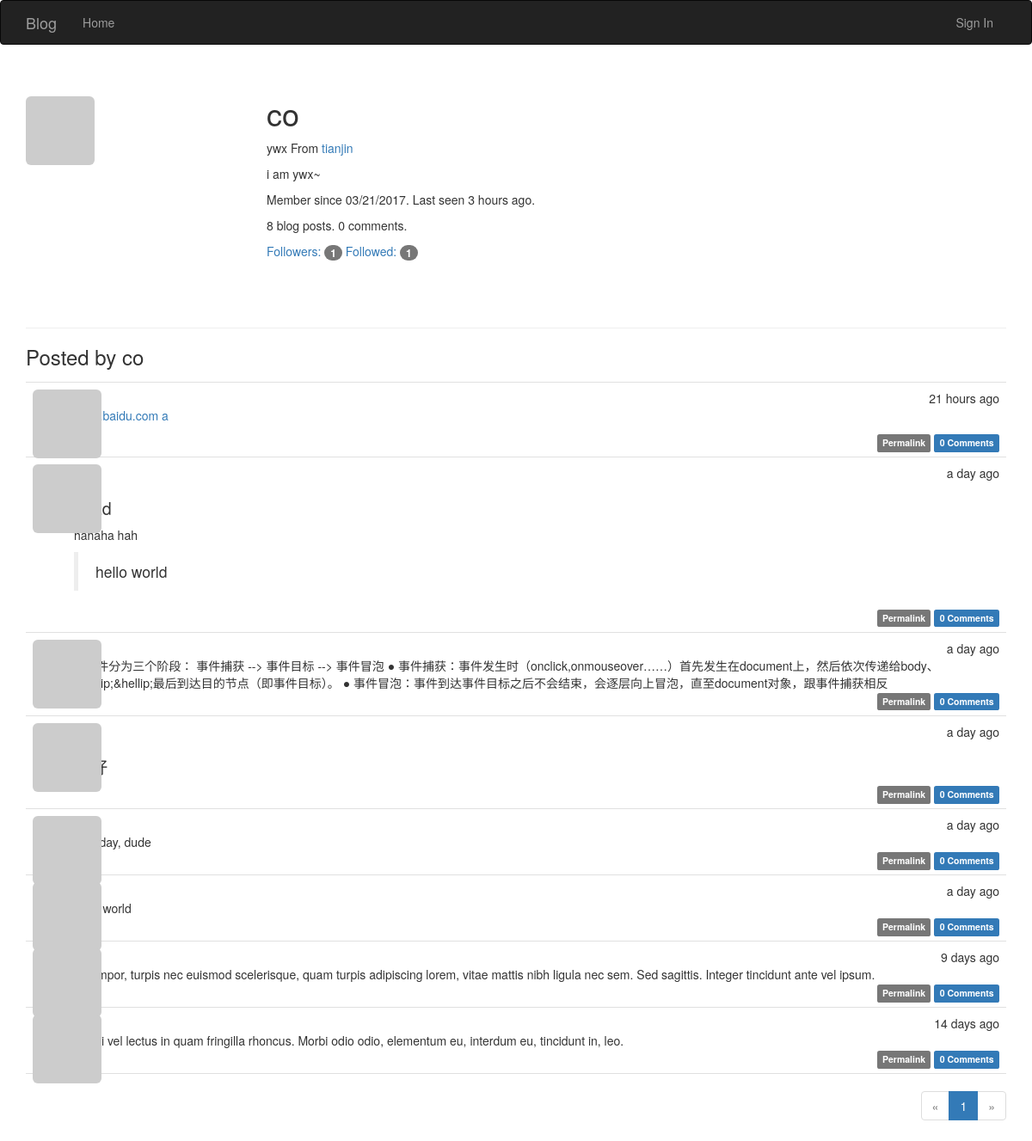
The page /user/co on the database as committed earlier.
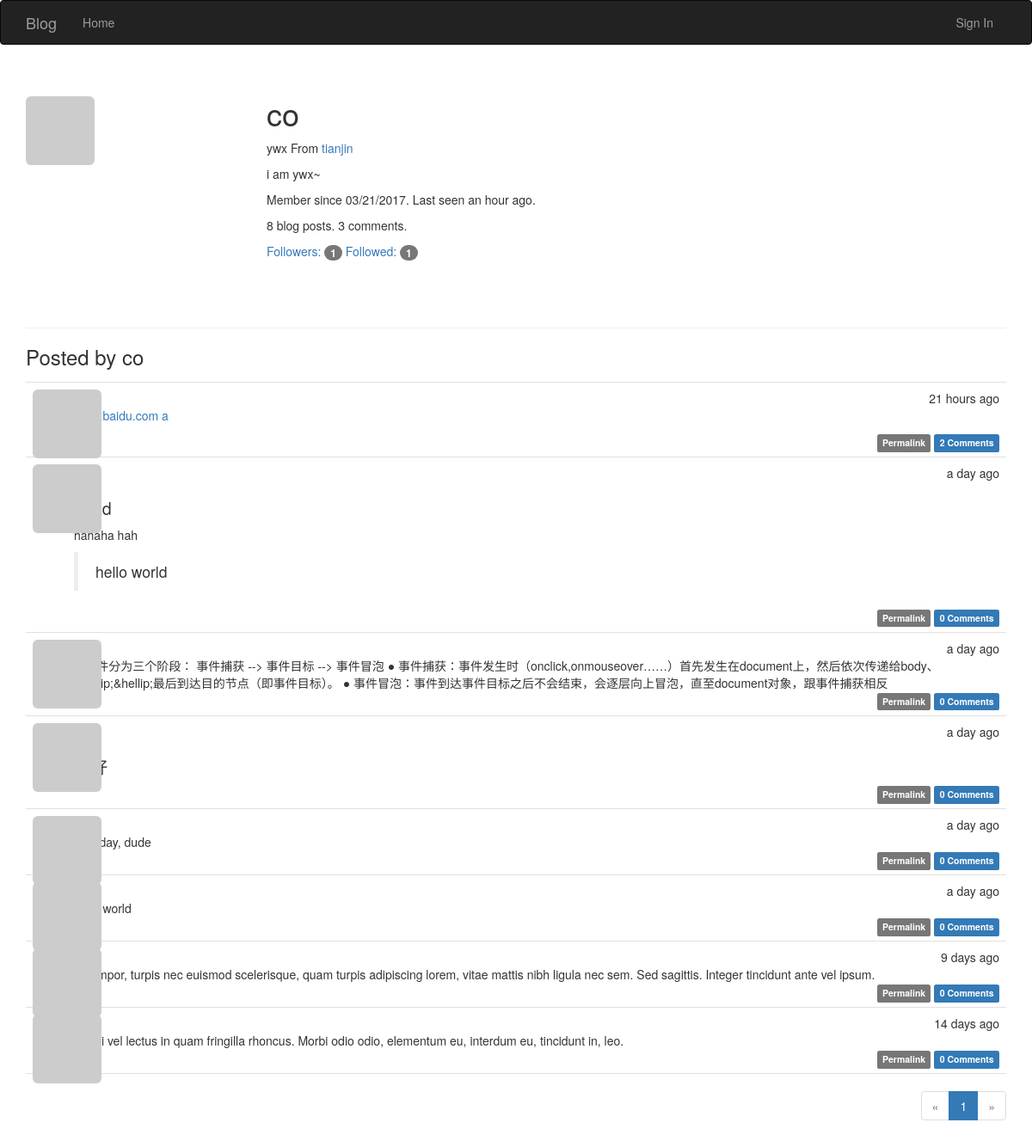
The same page on the database as committed later.
### app/models.py (models this page shows, shortened)
class User(UserMixin, db.Model):
	__tablename__ = 'users'
	id = db.Column(db.Integer, primary_key=True)
	email = db.Column(db.String(64), unique=True, index=True)
	username = db.Column(db.String(64), unique=True, index=True)
	password_hash = db.Column(db.String(128))
	role_id = db.Column(db.Integer, db.ForeignKey('roles.id'))
	confirmed = db.Column(db.Boolean, default=False)
	name = db.Column(db.String(64))
	location = db.Column(db.String(64))
	about_me = db.Column(db.Text())
	member_since = db.Column(db.DateTime(), default=datetime.utcnow)
	last_seen = db.Column(db.DateTime(), default=datetime.utcnow)
	posts = db.relationship('Post', backref='author', lazy='dynamic')
	followed = db.relationship('Follow',foreign_keys=[Follow.follower_id],
			backref=db.backref('follower',lazy='joined'),
			lazy='dynamic',cascade='all, delete-orphan')
	followers = db.relationship('Follow', foreign_keys=[Follow.followed_id],
			backref=db.backref('followed',lazy='joined'),
			lazy='dynamic',cascade='all, delete-orphan')
	comments = db.relationship('Comment',backref='author',lazy='dynamic')
	@property
	def password(self):
		raise AttributeError('password is not a readable attribute')
	def gravatar(self,size=100,default='identicon', rating='g'):
		if request.is_secure:
			url = 'https://secure.gravatar.com/avatar'
		else:
			url = 'http://gravatar.com/avatar'
		hash = hashlib.md5(self.email.encode('utf-8')).hexdigest()
		return '{url}/{hash}?s={size}&d={default}&r={rating}'.format(
			url=url,hash=hash,size=size,default=default,rating=rating)

class Post(db.Model):
	__tablename__='posts'
	id = db.Column(db.Integer, primary_key=True)
	body = db.Column(db.Text)
	body_html = db.Column(db.Text)
	timestamp = db.Column(db.DateTime, index=True, default=datetime.utcnow)
	author_id = db.Column(db.Integer, db.ForeignKey('users.id'))
	comments = db.relationship('Comment',backref='post',lazy='dynamic')

### app/main/views.py (the view)
@main.route('/user/<username>')
def user(username):
	user = User.query.filter_by(username=username).first_or_404()
	page = request.args.get('page',1,type=int)
	pagination = user.posts.order_by(Post.timestamp.desc()).paginate(
			page, per_page=current_app.config['POSTS_PER_PAGE'], error_out=False)
	posts = pagination.items
	return render_template('user.html',user=user,posts=posts, pagination=pagination)

### app/auth/views.py (called while the page is built)
@auth.before_app_request #在全局的所有request之前，判断如果1.用户登录2.且未确认3.且请求的端点不在auth蓝本中,则强制跳转到unconfirm界面
def before_request():
	if current_user.is_authenticated:
		current_user.ping()
		if not current_user.confirmed \
			and request.endpoint \
			and request.endpoint[:5]!= 'auth.'\
			and request.endpoint != 'static':
			return redirect(url_for('auth.unconfirmed'))

### app/main/__init__.py (called while the page is built)
@main.app_context_processor #Permission类加入全局上下文卡，在所有模板中都可以全局访问
def inject_perssions():
	return dict(Permission=Permission)

### app/models.py (called while the page is built)
	def can(self,permissions):
		return False

	def is_administrator(self):
		return False

### app/templates/user.html (shortened to what this page needs)
{% extends "base.html" %}
{% import "_macros.html" as macros %}
{% block page_content %}
<div class="page-header">
    <img class="img-rounded profile-thumbnail" src="{{user.gravatar(size=256)}}">
    <div class="profile-header">
        <h1>{{ user.username }}</h1>
        {% if user.name or user.location %}
        <p>
            {% if user.name %}{{ user.name }}{% endif %}
            {% if user.location %}
                From <a href="http://maps.google.com/?q={{ user.location }}">{{ user.location }}</a>
            {% endif %}
        </p>
        {% endif %}
        {% if user.about_me %}<p>{{ user.about_me }}</p>{% endif %}
        <p>Member since {{ moment(user.member_since).format('L') }}. Last seen {{ moment(user.last_seen).fromNow() }}.</p>
        <p>{{user.posts.count()}} blog posts. {{ user.comments.count() }} comments.</p>
        <p>
            <a href="{{url_for('.followers', username=user.username)}}">Followers: <span class="badge">{{user.followers.count() -1}}</span></a>
            <a href="{{url_for('.followed_by', username=user.username)}}">Followed: <span class="badge">{{user.followed.count() -1}}</span></a>
        </p>
    </div>
</div>
<h3>Posted by {{user.username}}</h3>
{% include '_posts.html'%}
{% if pagination %}
<div class="pagination">
    {{ macros.pagination_widget(pagination, '.user', username=user.username) }}
</div>
{% endif %}
{% endblock %}

### app/templates/base.html (shortened to what this page needs)
{% extends "bootstrap/base.html" %}
{% import "bootstrap/wtf.html" as wtf%}
{% block head %}
{{ super() }}
<link rel="stylesheet" type="text/css" href="{{url_for('static',filename= 'style.css')}}">
{% endblock %}
{% block navbar %}
<div class="navbar navbar-inverse" role="navigation" >
	<div class="container">
		<div class="navbar-header">
			<a href="/" class="navbar-brand">Blog</a>
		</div>
		<div class="navbar-collapse collapse">
			<ul class="nav navbar-nav">
				<li><a href="/">Home</a></li>
			</ul>
			<ul class="nav navbar-nav navbar-right">
				{%if current_user.is_authenticated %}
				<li class="dropdown">
					<a href="#" class="dropdown-toggle" data-toggle="dropdown">
						<img src="{{ current_user.gravatar(size=18)}}">
						Account <b class="caret"></b>
					</a>
					<ul class="dropdown-menu">
						<li><a href="{{ url_for('auth.change_password')}}">Change Password</a></li>
						<li><a href="{{ url_for('auth.change_email_request') }}">Change Email</a></li>
						<li><a href="{{ url_for('auth.logout')}}">Log out</a></li>
					</ul>
				</li>
				{% else %}
				<li><a href="{{ url_for('auth.login') }}">Sign In</a></li>
				{% endif %}
			</ul>
		</div>
	</div>
</div>
{% endblock %}
{% block content %}
<div class="container">
	{% block page_content %}{% endblock %}
</div>
{% endblock %}

### app/templates/_macros.html
{% macro pagination_widget(pagination, endpoint, fragment='')%}
<ul class="pagination">
	<li {% if not pagination.has_prev %}class="disabled" {% endif %}>
		<a href="{% if pagination.has_prev %}{{url_for(endpoint,page=pagination.prev_num, **kwargs)}}{{fragment}}{% else %}#{% endif %}">
			&laquo;
		</a>
	</li>
	{% for p in pagination.iter_pages() %}
	{% if p %}
		{% if p == pagination.page %}
		<li class="active">
			<a href="{{url_for(endpoint,page=p, **kwargs)}}{{fragment}}">{{p}}</a>
		</li>
		{% else %}
		<li>
			<a href="{{url_for(endpoint,page=p, **kwargs)}}{{fragment}}">{{p}}</a>
		</li>
		{% endif %}
	{% else %}
	<li class="disabled"><a href="#"> &hellip;</a></li>
	{% endif %}
	{% endfor %}
	<li {% if not pagination.has_next %} class="disabled" {% endif %}>
		<a href="{% if pagination.has_next %}{{url_for(endpoint,page=pagination.next_num, **kwargs)}}{{fragment}}{% else %}#{% endif %}">
			&raquo;
		</a>
	</li>
</ul>
{% endmacro %}

### app/templates/_posts.html (shortened to what this page needs)
<ul class="posts">
    {% for post in posts %}
    <li class="post">
        <div class="post-thumbnail">
            <a href="{{ url_for('.user', username=post.author.username) }}">
                <img class="img-rounded profile-thumbnail" src="{{ post.author.gravatar(size=40) }}">
            </a>
        </div>
        <div class="post-content">
            <div class="post-date">{{ moment(post.timestamp).fromNow() }}</div>
            <div class="post-author"><a href="{{ url_for('.user', username=post.author.username) }}">{{ post.author.username }}</a></div>
            <div class="post-body">
                {% if post.body_html%}
                {{post.body_html | safe}}
                {% else %}
                {{post.body}}
                {% endif %}
            </div>
            <div class="post-footer">
                <a href="{{url_for('.post',id=post.id)}}">
                    <span class="label label-default">Permalink</span>
                </a>
                <a href="{{url_for('.post',id=post.id)}}#comments">
                    <span class="label label-primary">{{post.comments.count()}} Comments</span>
                </a>
            </div>
        </div>
    </li>
    {% endfor %}
</ul>

### app/static/style.css (style rules this page uses)
.profile-thumbnail { position: absolute; }
.profile-header { min-height: 260px; margin-left: 280px; }
ul.posts { list-style-type: none; padding: 0px; margin: 16px 0px 0px 0px; border-top: 1px solid #e0e0e0; }
ul.posts li.post { padding: 8px; border-bottom: 1px solid #e0e0e0; }
div.post-date { float: right; }
div.post-author { font-weight: bold; }
div.post-thumbnail { position: absolute; }
div.post-content { margin-left: 48px; min-height: 48px; }
div.pagination { width: 100%; text-align: right; padding: 0px; margin: 0px; }
div.post-footer { text-align: right; }
.post-body h1 { font-size: 140%; }

Rows that differ between the two databases and show on the page:
changed User "co": last_seen "3 hours ago" → "an hour ago"
computed for Post "21 hours ago": comments.count "0" → "2"
Other text that changed with them:
{{ user.comments.count() }}: "0" → "3"
